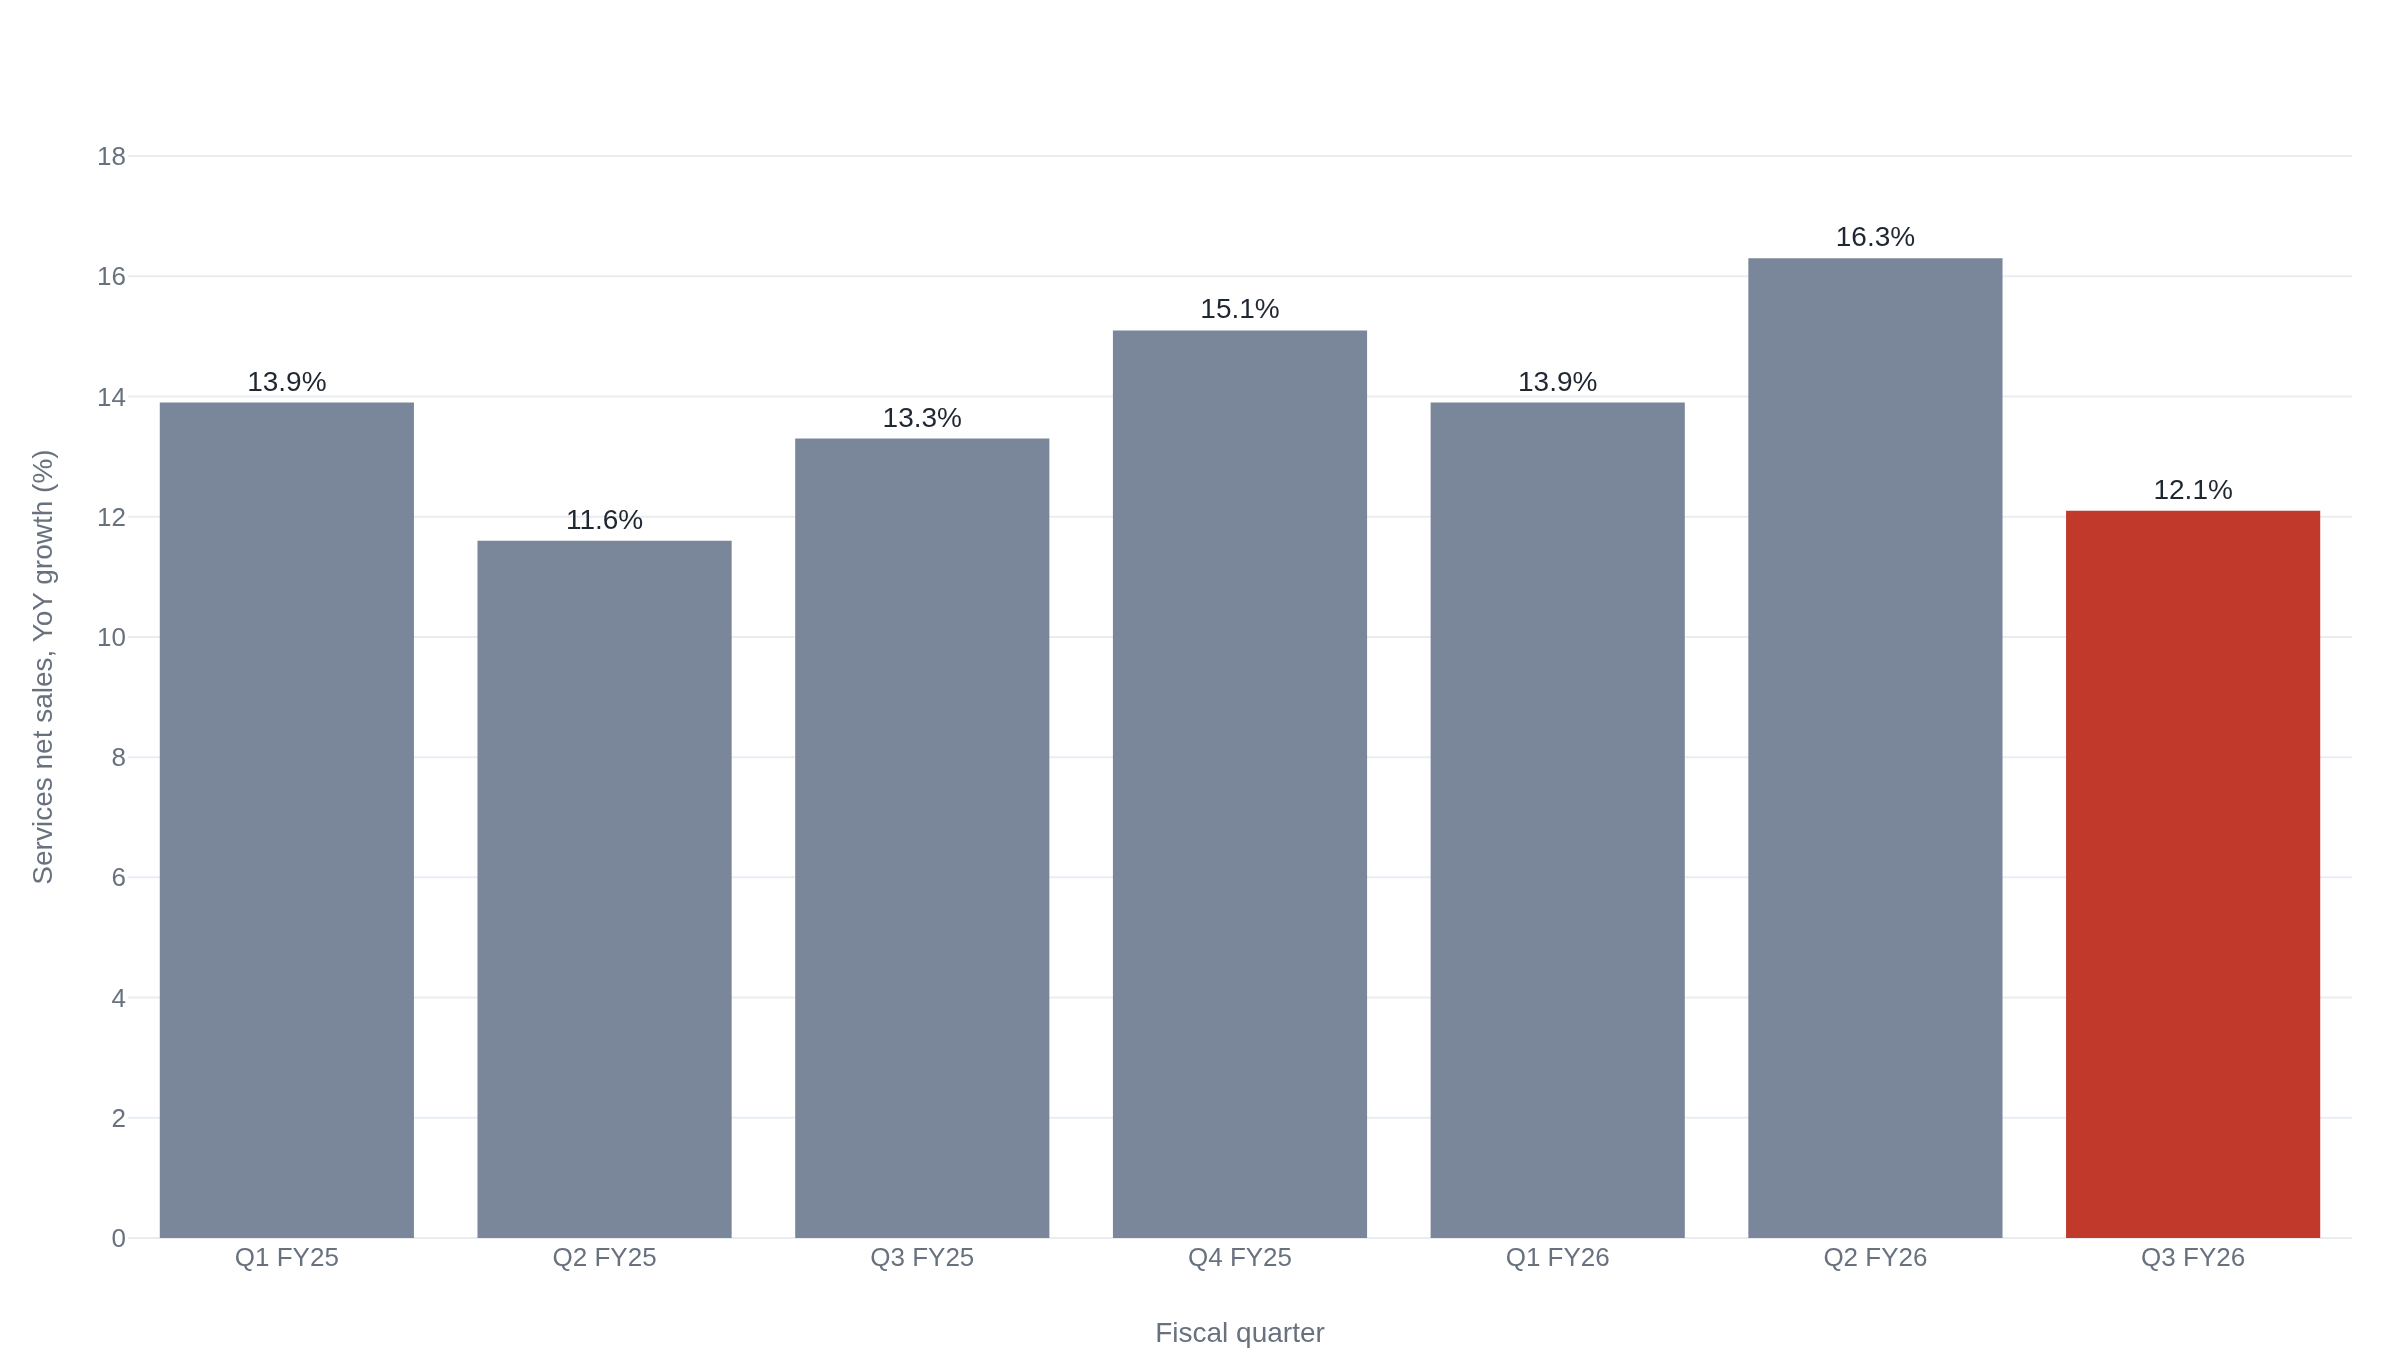

This figure's Python source:
"""Services net sales, year-over-year growth by fiscal quarter.

Seven quarters ended June 27, 2026. Each YoY figure is computed from the
current quarter's Services net sales against the same quarter one year
earlier, both taken from Apple's own SEC filings (8-K exhibits and 10-Qs).

Data (Services net sales, $M -- current-quarter figure / prior-year base):
  Q1 FY2025 (qtr end 2024-12-28): $26,340M vs $23,117M (Q1 FY2024) -> +13.9%
  Q2 FY2025 (qtr end 2025-03-29): $26,645M vs $23,867M (Q2 FY2024) -> +11.6%
  Q3 FY2025 (qtr end 2025-06-28): $27,423M vs $24,213M (Q3 FY2024) -> +13.3%
  Q4 FY2025 (qtr end 2025-09-27): $28,750M vs $24,972M (Q4 FY2024) -> +15.1%
  Q1 FY2026 (qtr end 2025-12-27): $30,013M vs $26,340M (Q1 FY2025) -> +13.9%
  Q2 FY2026 (qtr end 2026-03-28): $30,976M vs $26,645M (Q2 FY2025) -> +16.3%
  Q3 FY2026 (qtr end 2026-06-27): $30,739M vs $27,423M (Q3 FY2025) -> +12.1%

Sources: Apple Inc. 8-K Exhibit 99.1 filings (accessions 0000320193-26-000018,
0000320193-25-000077, 0000320193-24-000080, 0000320193-24-000067,
0000320193-24-000005) and 10-Q filings (accessions 0000320193-26-000020,
0000320193-26-000013, 0000320193-26-000006), all filed with SEC EDGAR,
CIK 0000320193.
"""

import plotly.graph_objects as go

quarters = [
    "Q1 FY25",
    "Q2 FY25",
    "Q3 FY25",
    "Q4 FY25",
    "Q1 FY26",
    "Q2 FY26",
    "Q3 FY26",
]
yoy_growth = [13.9, 11.6, 13.3, 15.1, 13.9, 16.3, 12.1]

colors = ["#7a8699"] * 6 + ["#c0392b"]

fig = go.Figure()
fig.add_trace(
    go.Bar(
        x=quarters,
        y=yoy_growth,
        marker_color=colors,
        text=[f"{v:.1f}%" for v in yoy_growth],
        textposition="outside",
        cliponaxis=False,
    )
)
fig.update_layout(
    yaxis_title="Services net sales, YoY growth (%)",
    yaxis=dict(range=[0, 19]),
    xaxis_title="Fiscal quarter",
)
